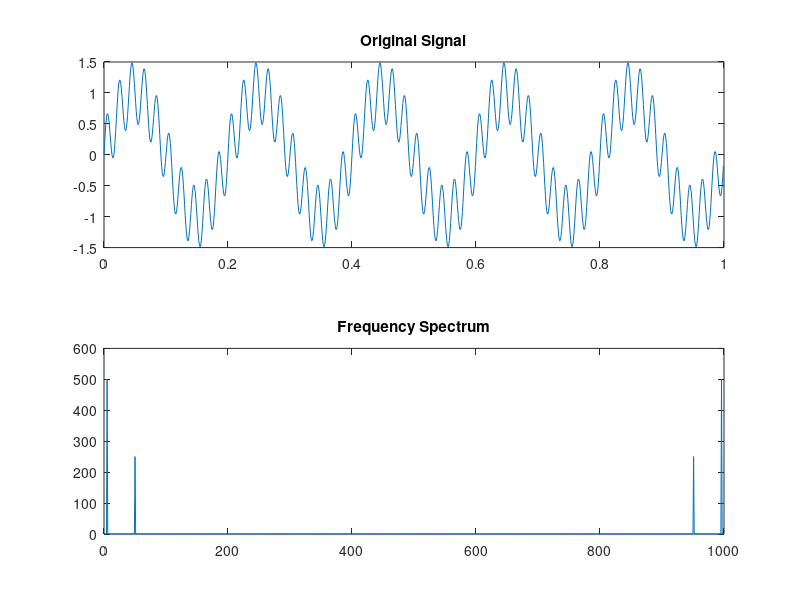
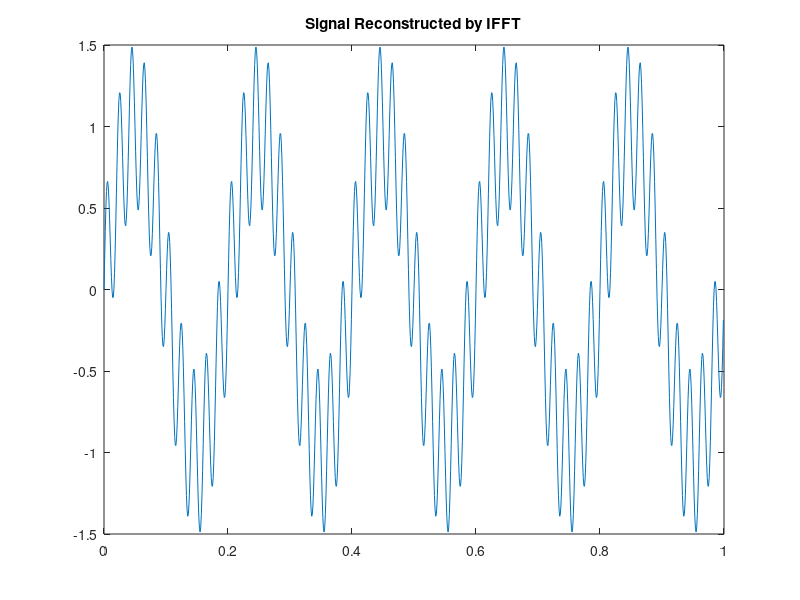

Source code (MATLAB) for these figures, in order:
% 生成一个包含两个正弦波的信号
fs = 1000;  % 采样率为1000Hz
t = 0:1/fs:1-1/fs;  % 1秒钟的信号
f1 = 5;  % 第一个正弦波频率为5Hz
f2 = 50;  % 第二个正弦波频率为50Hz
signal = sin(2 * pi * f1 * t) + 0.5 * sin(2 * pi * f2 * t);

% 计算FFT
fft_result = fft(signal);
freq = linspace(0, fs, length(signal));

% 绘制原始信号和频谱
figure;
subplot(2, 1, 1);
plot(t, signal);
title('Original Signal');

subplot(2, 1, 2);
plot(freq, abs(fft_result));
title('Frequency Spectrum');

% 使用IFFT将频谱转换回原始信号
ifft_result = ifft(fft_result);

% 绘制IFFT后的信号
figure;
plot(t, ifft_result);
title('Signal Reconstructed by IFFT');
